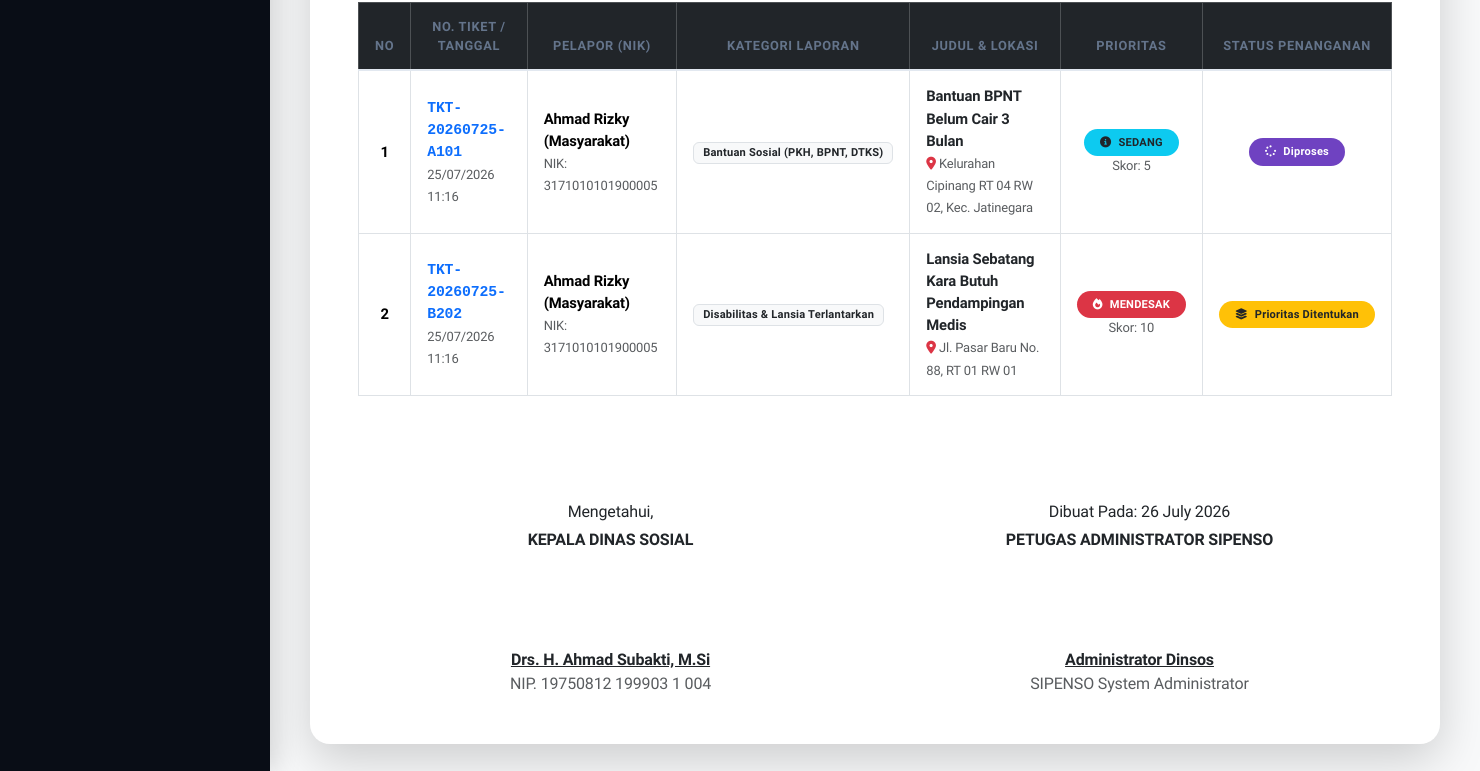
Page /admin/laporan.php (signed in, lower part) on the earlier database version.
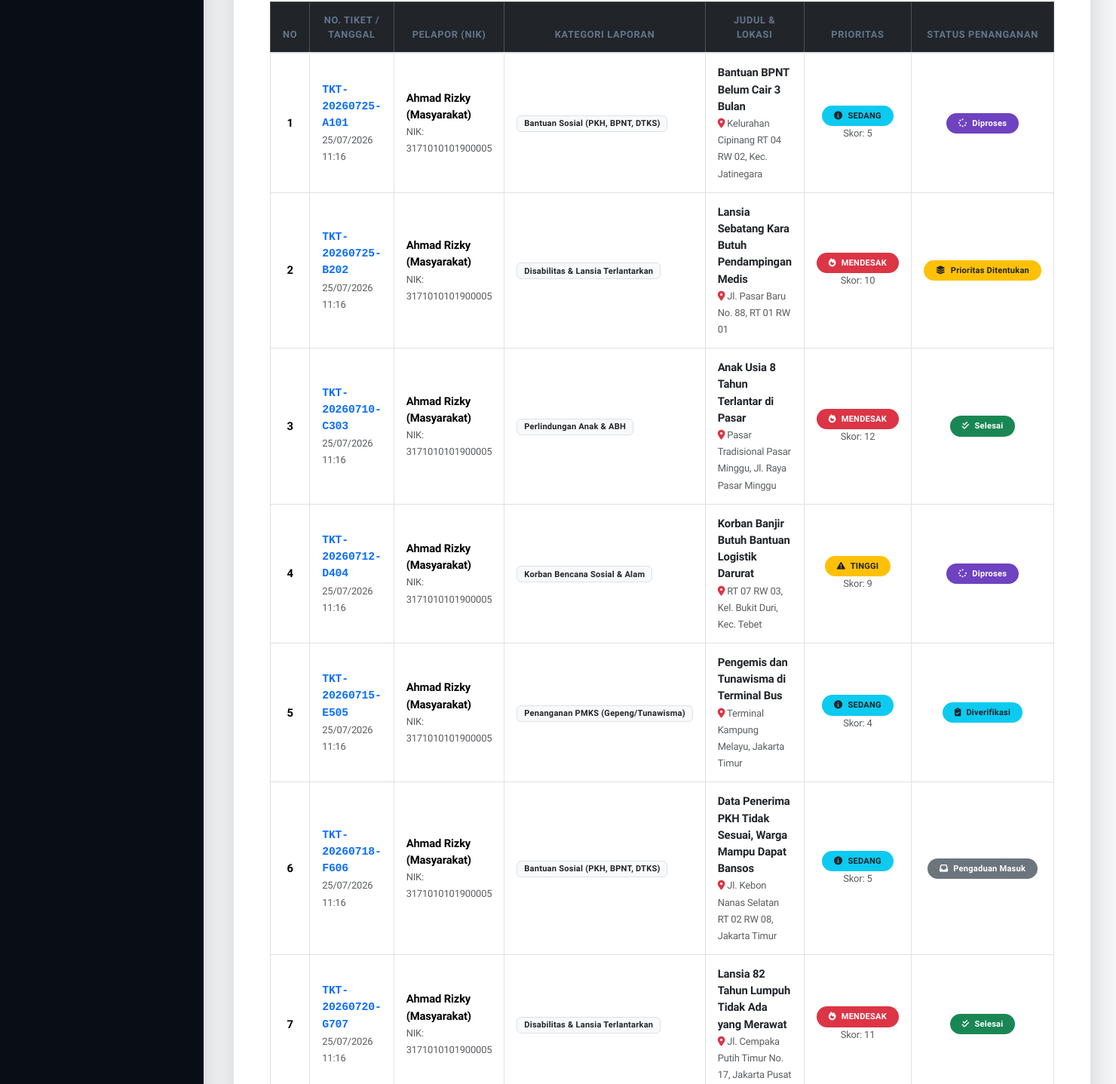
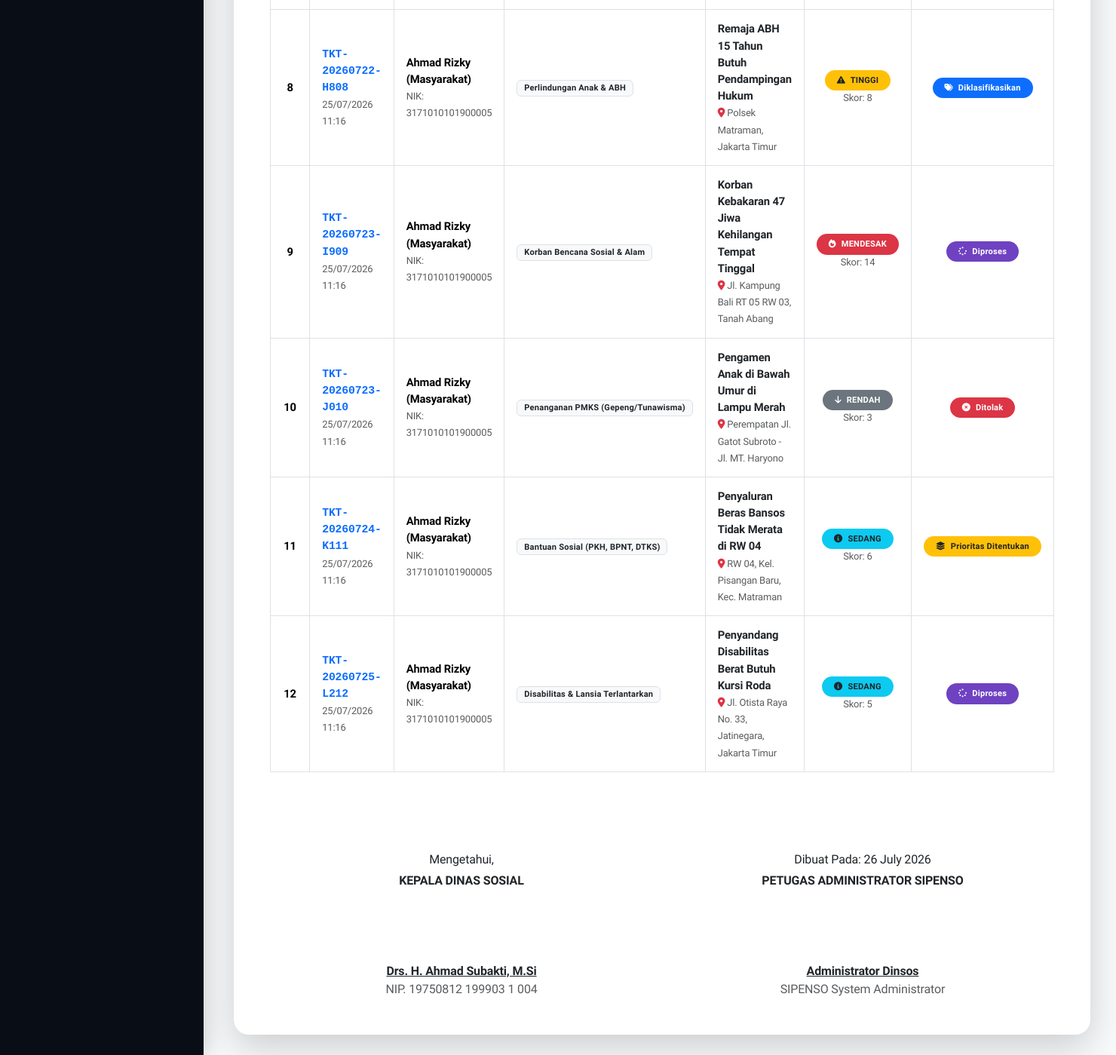
Same page on the later database version (2 pictures, top to bottom).
### tables this page shows
CREATE TABLE pengaduan (
    id INT AUTO_INCREMENT PRIMARY KEY,
    nomor_tiket VARCHAR(30) NOT NULL UNIQUE,
    user_id INT NOT NULL,
    kategori_id INT NOT NULL,
    judul VARCHAR(150) NOT NULL,
    isi_laporan TEXT NOT NULL,
    lokasi_kejadian TEXT NOT NULL,
    tingkat_dampak ENUM('rendah', 'sedang', 'tinggi', 'mendesak') NOT NULL DEFAULT 'sedang',
    jumlah_terdampak INT DEFAULT 1,
    skor_prioritas INT DEFAULT 0,
    prioritas ENUM('Rendah', 'Sedang', 'Tinggi', 'Mendesak') NOT NULL DEFAULT 'Sedang',
    status ENUM('Pengaduan Masuk', 'Diverifikasi', 'Diklasifikasikan', 'Prioritas Ditentukan', 'Diproses', 'Selesai', 'Ditolak') NOT NULL DEFAULT 'Pengaduan Masuk',
    created_at TIMESTAMP DEFAULT CURRENT_TIMESTAMP,
    updated_at TIMESTAMP DEFAULT CURRENT_TIMESTAMP ON UPDATE CURRENT_TIMESTAMP,
    FOREIGN KEY (user_id) REFERENCES users(id) ON DELETE CASCADE,
    FOREIGN KEY (kategori_id) REFERENCES kategori(id) ON DELETE RESTRICT
);

CREATE TABLE users (
    id INT AUTO_INCREMENT PRIMARY KEY,
    nik VARCHAR(16) UNIQUE NULL,
    nama_lengkap VARCHAR(100) NOT NULL,
    email VARCHAR(100) NOT NULL UNIQUE,
    foto_profil VARCHAR(255) NULL,
    no_hp VARCHAR(20) NOT NULL,
    alamat TEXT NULL,
    username VARCHAR(50) NOT NULL UNIQUE,
    password VARCHAR(255) NOT NULL,
    role ENUM('admin', 'petugas', 'pelapor') NOT NULL DEFAULT 'pelapor',
    status_akun ENUM('aktif', 'nonaktif') NOT NULL DEFAULT 'aktif',
    created_at TIMESTAMP DEFAULT CURRENT_TIMESTAMP,
    updated_at TIMESTAMP DEFAULT CURRENT_TIMESTAMP ON UPDATE CURRENT_TIMESTAMP
);

CREATE TABLE kategori (
    id INT AUTO_INCREMENT PRIMARY KEY,
    kode_kategori VARCHAR(30) NOT NULL UNIQUE,
    nama_kategori VARCHAR(100) NOT NULL,
    deskripsi TEXT NULL,
    created_at TIMESTAMP DEFAULT CURRENT_TIMESTAMP
);

### admin/laporan.php (the view, shortened to what the changed rows need)
<?php
require_once __DIR__ . '/../includes/header.php';
$tgl_mulai = sanitize($_GET['tgl_mulai'] ?? date('Y-m-01'));
$tgl_selesai = sanitize($_GET['tgl_selesai'] ?? date('Y-m-d'));
$query = "SELECT p.*, k.nama_kategori, k.kode_kategori, u.nama_lengkap AS nama_pelapor, u.nik
          FROM pengaduan p
          JOIN kategori k ON p.kategori_id = k.id
          JOIN users u ON p.user_id = u.id
          WHERE DATE(p.created_at) BETWEEN :tgl1 AND :tgl2";
$params = ['tgl1' => $tgl_mulai, 'tgl2' => $tgl_selesai];
$query .= " ORDER BY p.created_at ASC";
$laporan_list = [];
if ($pdo) {
    $stmt = $pdo->prepare($query);
    $stmt->execute($params);
    $laporan_list = $stmt->fetchAll();
}
?>
<div class="wrapper-admin">
    <div id="content" class="bg-light">
        <div class="container-fluid">
            <div class="card card-custom border-0 shadow-lg p-4 p-md-5 print-container bg-white">
                <div class="table-responsive mb-4">
                    <table class="table table-bordered align-middle text-xs">
                        <thead class="table-dark text-center">
                            <tr>
                                <th style="width: 4%;">No</th>
                                <th style="width: 14%;">No. Tiket / Tanggal</th>
                                <th style="width: 16%;">Pelapor (NIK)</th>
                                <th style="width: 15%;">Kategori Laporan</th>
                                <th style="width: 25%;">Judul &amp; Lokasi</th>
                                <th style="width: 13%;">Prioritas</th>
                                <th style="width: 13%;">Status Penanganan</th>
                            </tr>
                        </thead>
                        <tbody>
                            <?php if (!empty($laporan_list)): ?>
                                <?php foreach ($laporan_list as $idx => $r): ?>
                                    <tr>
                                        <td class="text-center fw-semibold"><?= $idx + 1; ?></td>
                                        <td>
                                            <span class="font-monospace fw-bold text-primary d-block"><?= sanitize($r['nomor_tiket']); ?></span>
                                            <small class="text-muted"><?= date('d/m/Y H:i', strtotime($r['created_at'])); ?></small>
                                        </td>
                                        <td>
                                            <span class="fw-semibold d-block"><?= sanitize($r['nama_pelapor']); ?></span>
                                            <small class="text-muted">NIK: <?= sanitize($r['nik']); ?></small>
                                        </td>
                                        <td><span class="badge bg-light text-dark border"><?= sanitize($r['nama_kategori']); ?></span></td>
                                        <td>
                                            <strong class="d-block text-dark"><?= sanitize($r['judul']); ?></strong>
                                            <small class="text-muted"><i class="fa-solid fa-location-dot text-danger"></i> <?= sanitize($r['lokasi_kejadian']); ?></small>
                                        </td>
                                        <td class="text-center">
                                            <?= get_priority_badge($r['prioritas']); ?>
                                            <small class="d-block text-muted">Skor: <?= (int)$r['skor_prioritas']; ?></small>
                                        </td>
                                        <td class="text-center"><?= get_status_badge($r['status']); ?></td>
                                    </tr>
                                <?php endforeach; ?>
                            <?php else: ?>
                                <tr>
                                    <td colspan="7" class="text-center py-4 text-muted">Tidak ada data rekapitulasi pada periode ini.</td>
                                </tr>
                            <?php endif; ?>
                        </tbody>
                    </table>
                </div>
            </div>
        </div>
    </div>
</div>
<?php require_once __DIR__ . '/../includes/footer.php'; ?>

### config/helpers.php (shortened to what the changed rows need)
<?php
function sanitize($data) {
    return htmlspecialchars(trim($data ?? ''), ENT_QUOTES, 'UTF-8');
}
function get_status_badge($status) {
    switch ($status) {
        case 'Pengaduan Masuk':
            return '<span class="badge bg-secondary px-3 py-2 rounded-pill"><i class="fa-solid fa-inbox me-1"></i> Pengaduan Masuk</span>';
        case 'Diverifikasi':
            return '<span class="badge bg-info text-dark px-3 py-2 rounded-pill"><i class="fa-solid fa-clipboard-check me-1"></i> Diverifikasi</span>';
        case 'Diklasifikasikan':
            return '<span class="badge bg-primary px-3 py-2 rounded-pill"><i class="fa-solid fa-tags me-1"></i> Diklasifikasikan</span>';
        case 'Prioritas Ditentukan':
            return '<span class="badge bg-warning text-dark px-3 py-2 rounded-pill"><i class="fa-solid fa-layer-group me-1"></i> Prioritas Ditentukan</span>';
        case 'Diproses':
            return '<span class="badge bg-purple text-white px-3 py-2 rounded-pill" style="background-color: #6f42c1;"><i class="fa-solid fa-spinner fa-spin me-1"></i> Diproses</span>';
        case 'Selesai':
            return '<span class="badge bg-success px-3 py-2 rounded-pill"><i class="fa-solid fa-check-double me-1"></i> Selesai</span>';
        case 'Ditolak':
            return '<span class="badge bg-danger px-3 py-2 rounded-pill"><i class="fa-solid fa-times-circle me-1"></i> Ditolak</span>';
    }
}
function get_priority_badge($priority) {
    switch (strtolower($priority)) {
        case 'mendesak':
            return '<span class="badge bg-danger px-3 py-2 rounded-pill text-uppercase fw-bold"><i class="fa-solid fa-fire me-1"></i> Mendesak</span>';
        case 'tinggi':
            return '<span class="badge bg-warning text-dark px-3 py-2 rounded-pill text-uppercase fw-bold"><i class="fa-solid fa-triangle-exclamation me-1"></i> Tinggi</span>';
        case 'sedang':
            return '<span class="badge bg-info text-dark px-3 py-2 rounded-pill text-uppercase fw-bold"><i class="fa-solid fa-circle-info me-1"></i> Sedang</span>';
        case 'rendah':
            return '<span class="badge bg-secondary px-3 py-2 rounded-pill text-uppercase fw-bold"><i class="fa-solid fa-arrow-down me-1"></i> Rendah</span>';
    }
}

Differences in the rows shown:
added pengaduan: nomor_tiket "TKT-20260710-C303", created_at "25/07/2026 11:16", user.nama_lengkap "Ahmad Rizky (Masyarakat)", user.nik "3171010101900005", kategori.nama_kategori "Perlindungan Anak & ABH", judul "Anak Usia 8 Tahun Terlantar di Pasar", lokasi_kejadian "Pasar Tradisional Pasar Minggu, Jl. Raya Pasar Minggu", prioritas "Mendesak" (drawn), skor_prioritas "12", status "Selesai" (drawn)
added pengaduan: nomor_tiket "TKT-20260712-D404", created_at "25/07/2026 11:16", user.nama_lengkap "Ahmad Rizky (Masyarakat)", user.nik "3171010101900005", kategori.nama_kategori "Korban Bencana Sosial & Alam", judul "Korban Banjir Butuh Bantuan Logistik Darurat", lokasi_kejadian "RT 07 RW 03, Kel. Bukit Duri, Kec. Tebet", prioritas "Tinggi" (drawn), skor_prioritas "9", status "Diproses" (drawn)
added pengaduan: nomor_tiket "TKT-20260715-E505", created_at "25/07/2026 11:16", user.nama_lengkap "Ahmad Rizky (Masyarakat)", user.nik "3171010101900005", kategori.nama_kategori "Penanganan PMKS (Gepeng/Tunawisma)", judul "Pengemis dan Tunawisma di Terminal Bus", lokasi_kejadian "Terminal Kampung Melayu, Jakarta Timur", prioritas "Sedang" (drawn), skor_prioritas "4", status "Diverifikasi" (drawn)
added pengaduan: nomor_tiket "TKT-20260718-F606", created_at "25/07/2026 11:16", user.nama_lengkap "Ahmad Rizky (Masyarakat)", user.nik "3171010101900005", kategori.nama_kategori "Bantuan Sosial (PKH, BPNT, DTKS)", judul "Data Penerima PKH Tidak Sesuai, Warga Mampu Dapat Bansos", lokasi_kejadian "Jl. Kebon Nanas Selatan RT 02 RW 08, Jakarta Timur", prioritas "Sedang" (drawn), skor_prioritas "5", status "Pengaduan Masuk" (drawn)
added pengaduan: nomor_tiket "TKT-20260720-G707", created_at "25/07/2026 11:16", user.nama_lengkap "Ahmad Rizky (Masyarakat)", user.nik "3171010101900005", kategori.nama_kategori "Disabilitas & Lansia Terlantarkan", judul "Lansia 82 Tahun Lumpuh Tidak Ada yang Merawat", lokasi_kejadian "Jl. Cempaka Putih Timur No. 17, Jakarta Pusat", prioritas "Mendesak" (drawn), skor_prioritas "11", status "Selesai" (drawn)
added pengaduan: nomor_tiket "TKT-20260722-H808", created_at "25/07/2026 11:16", user.nama_lengkap "Ahmad Rizky (Masyarakat)", user.nik "3171010101900005", kategori.nama_kategori "Perlindungan Anak & ABH", judul "Remaja ABH 15 Tahun Butuh Pendampingan Hukum", lokasi_kejadian "Polsek Matraman, Jakarta Timur", prioritas "Tinggi" (drawn), skor_prioritas "8", status "Diklasifikasikan" (drawn)
added pengaduan: nomor_tiket "TKT-20260723-I909", created_at "25/07/2026 11:16", user.nama_lengkap "Ahmad Rizky (Masyarakat)", user.nik "3171010101900005", kategori.nama_kategori "Korban Bencana Sosial & Alam", judul "Korban Kebakaran 47 Jiwa Kehilangan Tempat Tinggal", lokasi_kejadian "Jl. Kampung Bali RT 05 RW 03, Tanah Abang", prioritas "Mendesak" (drawn), skor_prioritas "14", status "Diproses" (drawn)
added pengaduan: nomor_tiket "TKT-20260723-J010", created_at "25/07/2026 11:16", user.nama_lengkap "Ahmad Rizky (Masyarakat)", user.nik "3171010101900005", kategori.nama_kategori "Penanganan PMKS (Gepeng/Tunawisma)", judul "Pengamen Anak di Bawah Umur di Lampu Merah", lokasi_kejadian "Perempatan Jl. Gatot Subroto - Jl. MT. Haryono", prioritas "Rendah" (drawn), skor_prioritas "3", status "Ditolak" (drawn)
added pengaduan: nomor_tiket "TKT-20260724-K111", created_at "25/07/2026 11:16", user.nama_lengkap "Ahmad Rizky (Masyarakat)", user.nik "3171010101900005", kategori.nama_kategori "Bantuan Sosial (PKH, BPNT, DTKS)", judul "Penyaluran Beras Bansos Tidak Merata di RW 04", lokasi_kejadian "RW 04, Kel. Pisangan Baru, Kec. Matraman", prioritas "Sedang" (drawn), skor_prioritas "6", shows "Prioritas Ditentukan"
added pengaduan: nomor_tiket "TKT-20260725-L212", created_at "25/07/2026 11:16", user.nama_lengkap "Ahmad Rizky (Masyarakat)", user.nik "3171010101900005", kategori.nama_kategori "Disabilitas & Lansia Terlantarkan", judul "Penyandang Disabilitas Berat Butuh Kursi Roda", lokasi_kejadian "Jl. Otista Raya No. 33, Jatinegara, Jakarta Timur", prioritas "Sedang" (drawn), skor_prioritas "5", status "Diproses" (drawn)
